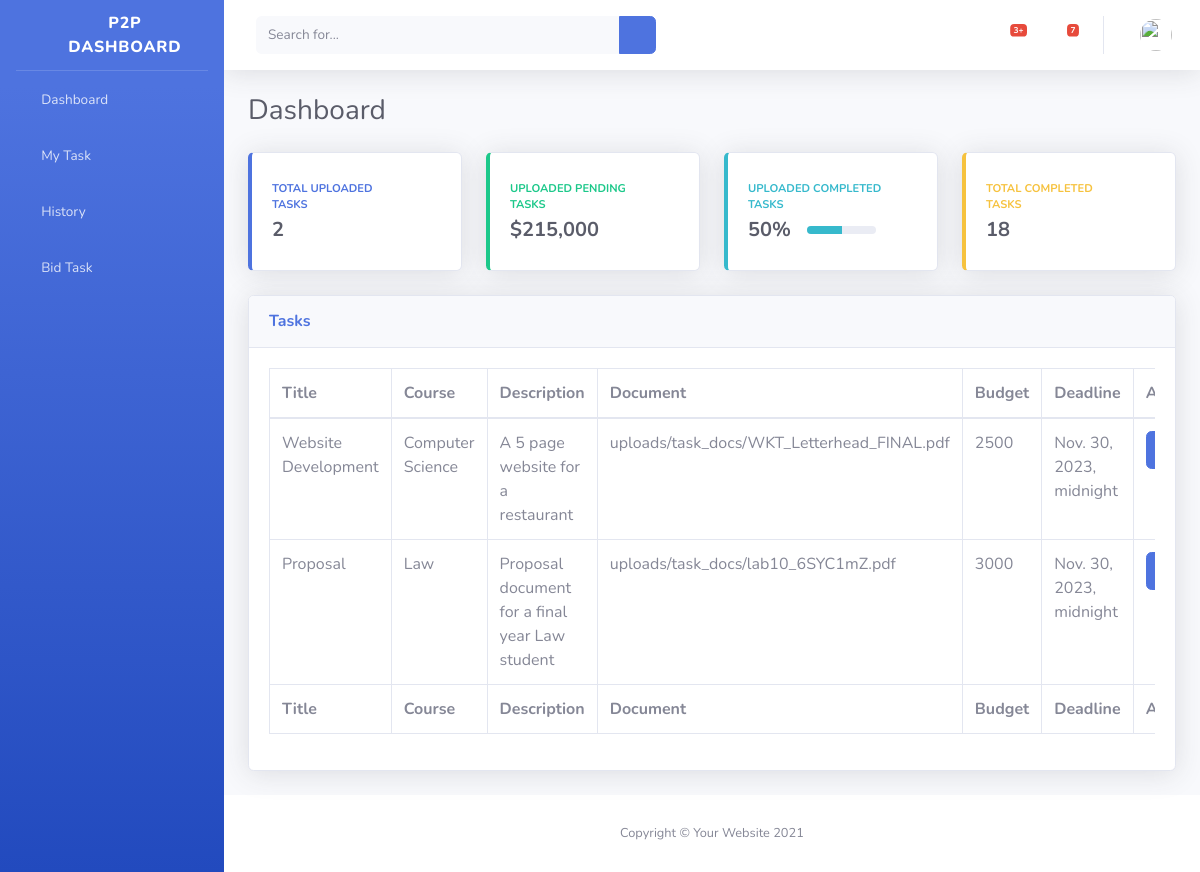
The app's page /tutor/ with its own data.
### client/models.py (models this page shows, shortened)
class Task(models.Model):
    title = models.CharField(max_length=100)
    description = models.TextField()
    document = models.FileField(upload_to="uploads/task_docs")
    course = models.CharField(max_length=100, default="Any")
    budget = models.PositiveIntegerField(default=0)
    deadline = models.DateTimeField()
    status = models.CharField(max_length=100)
    uploaded_by = models.IntegerField(default=1)
    bid_by = models.IntegerField(default=1)
    approval = models.CharField(max_length=100, default="Pending")
    submission = models.FileField(upload_to="uploads/submissions", default="Pending")
    payment = models.CharField(max_length=100, default="Pending")

### tutor/views.py (the view)
# urls.py: path('', views.dashboard, name="ClientDashboard"),
def dashboard(request):
    task = Task.objects.all()
    task_count = Task.objects.count()
    return render(request, 'tutordash.html', {'navbar': 'clientdash', 'task': task, 'task_count': task_count})

### tutor/templates/tutordash.html
{% extends 'tutorlayout.html' %}
{% load static %}
{% block hero %}
    Dashboard
{% endblock %}
{% block content %}
                    <div class="row">
                        <div class="col-xl-3 col-md-6 mb-4">
                            <div class="card border-left-primary shadow h-100 py-2">
                                <div class="card-body">
                                    <div class="row no-gutters align-items-center">
                                        <div class="col mr-2">
                                            <div class="text-xs font-weight-bold text-primary text-uppercase mb-1">
                                                Total Uploaded Tasks</div>
                                            <div class="h5 mb-0 font-weight-bold text-gray-800">{{ task_count }}</div>
                                        </div>
                                        <div class="col-auto">
                                            <i class="fas fa-calendar fa-2x text-gray-300"></i>
                                        </div>
                                    </div>
                                </div>
                            </div>
                        </div>
                        <div class="col-xl-3 col-md-6 mb-4">
                            <div class="card border-left-success shadow h-100 py-2">
                                <div class="card-body">
                                    <div class="row no-gutters align-items-center">
                                        <div class="col mr-2">
                                            <div class="text-xs font-weight-bold text-success text-uppercase mb-1">
                                                Uploaded Pending Tasks</div>
                                            <div class="h5 mb-0 font-weight-bold text-gray-800">$215,000</div>
                                        </div>
                                        <div class="col-auto">
                                            <i class="fas fa-dollar-sign fa-2x text-gray-300"></i>
                                        </div>
                                    </div>
                                </div>
                            </div>
                        </div>
                        <div class="col-xl-3 col-md-6 mb-4">
                            <div class="card border-left-info shadow h-100 py-2">
                                <div class="card-body">
                                    <div class="row no-gutters align-items-center">
                                        <div class="col mr-2">
                                            <div class="text-xs font-weight-bold text-info text-uppercase mb-1">Uploaded Completed Tasks
                                            </div>
                                            <div class="row no-gutters align-items-center">
                                                <div class="col-auto">
                                                    <div class="h5 mb-0 mr-3 font-weight-bold text-gray-800">50%</div>
                                                </div>
                                                <div class="col">
                                                    <div class="progress progress-sm mr-2">
                                                        <div class="progress-bar bg-info" role="progressbar"
                                                            style="width: 50%" aria-valuenow="50" aria-valuemin="0"
                                                            aria-valuemax="100"></div>
                                                    </div>
                                                </div>
                                            </div>
                                        </div>
                                        <div class="col-auto">
                                            <i class="fas fa-clipboard-list fa-2x text-gray-300"></i>
                                        </div>
                                    </div>
                                </div>
                            </div>
                        </div>
                        <div class="col-xl-3 col-md-6 mb-4">
                            <div class="card border-left-warning shadow h-100 py-2">
                                <div class="card-body">
                                    <div class="row no-gutters align-items-center">
                                        <div class="col mr-2">
                                            <div class="text-xs font-weight-bold text-warning text-uppercase mb-1">
                                                Total Completed Tasks</div>
                                            <div class="h5 mb-0 font-weight-bold text-gray-800">18</div>
                                        </div>
                                        <div class="col-auto">
                                            <i class="fas fa-comments fa-2x text-gray-300"></i>
                                        </div>
                                    </div>
                                </div>
                            </div>
                        </div>
                    </div>
                    <div class="card shadow mb-4">
                        <div class="card-header py-3">
                            <h6 class="m-0 font-weight-bold text-primary">Tasks</h6>
                        </div>
                        <div class="card-body">
                            <div class="table-responsive">
                                <table class="table table-bordered" id="dataTable" width="100%" cellspacing="0">
                                    <thead>
                                        <tr>
                                            <th>Title</th>
                                            <th>Course</th>
                                            <th>Description</th>
                                            <th>Document</th>
                                            <th>Budget</th>
                                            <th>Deadline</th>
                                            <th>Action</th>
                                        </tr>
                                    </thead>
                                    <tfoot>
                                        <tr>
                                            <th>Title</th>
                                            <th>Course</th>
                                            <th>Description</th>
                                            <th>Document</th>
                                            <th>Budget</th>
                                            <th>Deadline</th>
                                            <th>Action</th>
                                        </tr>
                                    </tfoot>
                                    <tbody>
                                    {% for task in task %}
                                        <tr>
                                            <td>{{ task.title }}</td>
                                            <td>{{ task.course}}</td>
                                            <td>{{ task.description }}</td>
                                            <td>{{ task.document }}</td>
                                            <td>{{ task.budget }}</td>
                                            <td>{{ task.deadline }}</td>
                                            <td><a href="" class="btn btn-primary">Edit</a></td>
                                        </tr>
                                    {% endfor %}
                                    </tbody>
                                </table>
                            </div>
                        </div>
                    </div>
                </div>
            </div>
{% endblock %}

### records on screen
Task: title "Website Development", course "Computer Science", description "A 5 page website for a restaurant", document "uploads/task_docs/WKT_Letterhead_FINAL.pdf", budget "2500", deadline "Nov. 30, 2023, midnight"
Task: title "Proposal", course "Law", description "Proposal document for a final year Law student", document "uploads/task_docs/lab10_6SYC1mZ.pdf", budget "3000", deadline "Nov. 30, 2023, midnight"

### other values on screen
{{ task_count }} "2"
